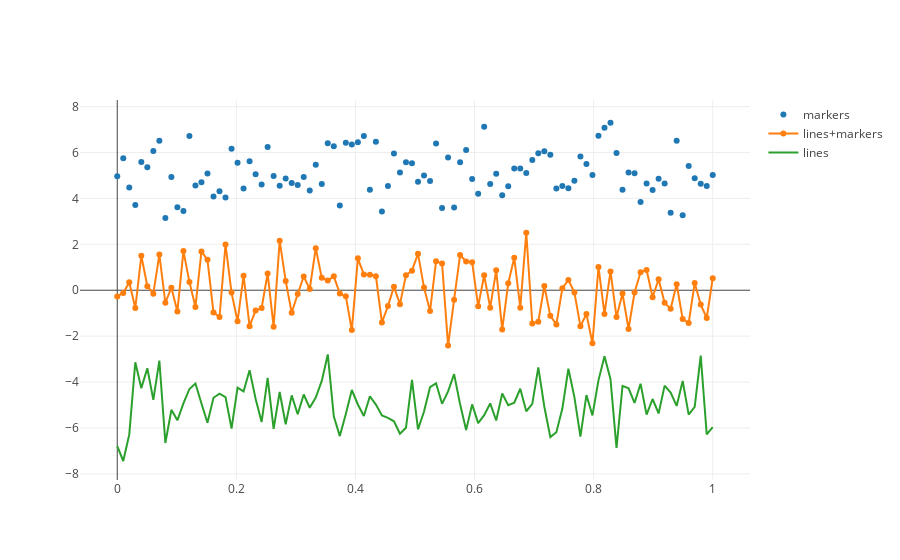

The cell this chart's notebook holds for it:
### Code cell
N = 100
random_x = np.linspace(0,1,N)
random_y0 = np.random.randn(N)+5
random_y1 = np.random.randn(N)
random_y2 = np.random.randn(N)-5

#Create traces
trace0 = go.Scatter(
    x = random_x,
    y = random_y0,
    mode = 'markers',
    name = 'markers'
)
trace1 = go.Scatter(
    x = random_x,
    y = random_y1,
    mode = 'lines+markers',
    name = 'lines+markers'
)
trace2 = go.Scatter(
    x = random_x,
    y = random_y2,
    mode = 'lines',
    name = 'lines'
)
data = [trace0,trace1,trace2]
py.iplot(data)
